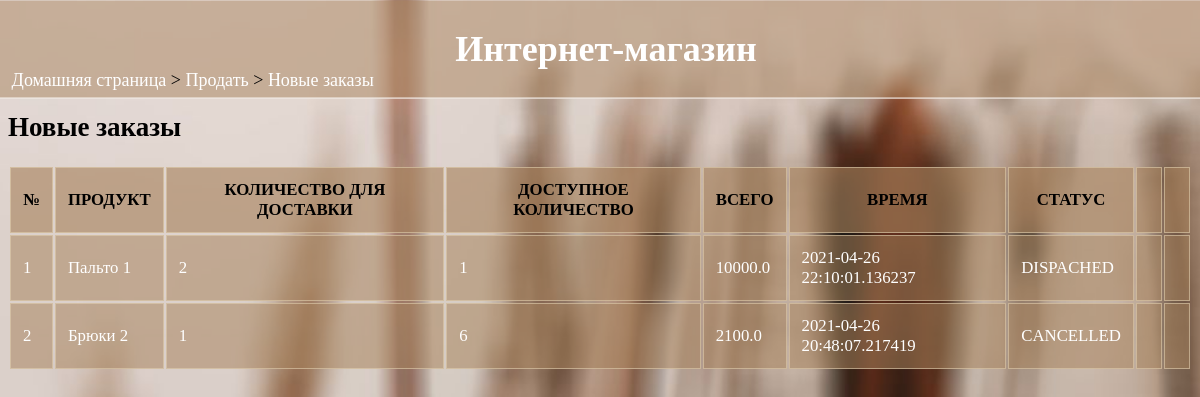
Before: /sell/neworders/ (signed in) with the older database file.
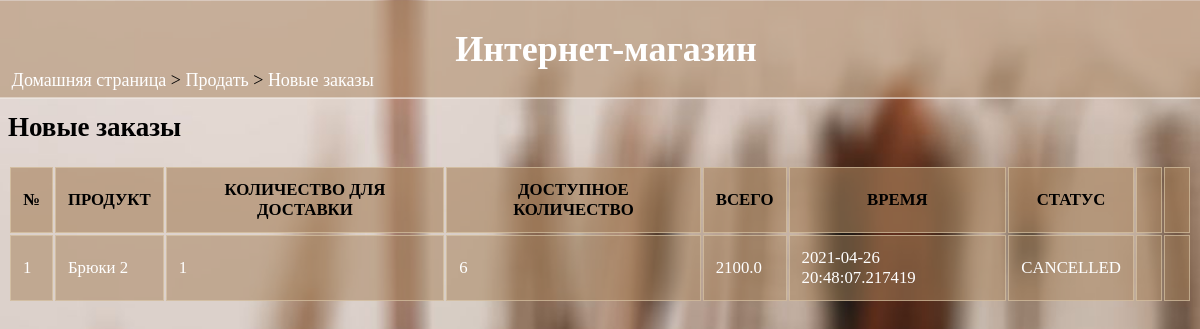
After: the same page with the newer database file.
### data/orders.py (models this page shows)
class Order(SqlAlchemyBase):
    __tablename__ = 'orders'
    orderID = sqlalchemy.Column(sqlalchemy.Integer, primary_key=True, autoincrement=True)
    custID = sqlalchemy.Column(sqlalchemy.Integer, sqlalchemy.ForeignKey("users.custID"))
    prodID = sqlalchemy.Column(sqlalchemy.Integer, sqlalchemy.ForeignKey("product.prodID"))
    quantity = sqlalchemy.Column(sqlalchemy.Integer)
    date = sqlalchemy.Column(sqlalchemy.DateTime, default=datetime.datetime.now)
    cost_price = sqlalchemy.Column(sqlalchemy.Float)
    sell_price = sqlalchemy.Column(sqlalchemy.Float)
    status = sqlalchemy.Column(sqlalchemy.Integer)

### data/product.py (models this page shows)
class Product(SqlAlchemyBase, UserMixin):
    __tablename__ = 'product'
    prodID = sqlalchemy.Column(sqlalchemy.Integer, primary_key=True, autoincrement=True)
    name = sqlalchemy.Column(sqlalchemy.String)
    quantity = sqlalchemy.Column(sqlalchemy.Integer)
    category = sqlalchemy.Column(sqlalchemy.String)
    cost_price = sqlalchemy.Column(sqlalchemy.Float)
    sell_price = sqlalchemy.Column(sqlalchemy.Float)
    description = sqlalchemy.Column(sqlalchemy.String)
    sellID = sqlalchemy.Column(sqlalchemy.Integer, sqlalchemy.ForeignKey("sellers.sellID"))

### shop.py (the view)
@app.route("/sell/neworders/")
def new_orders():
    if 'userid' not in session:
        return redirect(url_for('home'))
    if session['type'] == "Customer":
        abort(403)
    res = seller_orders(session['userid'])
    return render_template('new_orders.html', orders=res)

### data/db_session.py (called while the page is built)
def create_session() -> Session:
    global __factory
    return __factory()

### shop.py (called while the page is built)
def seller_orders(sellID):
    res = []
    db_sess = db_session.create_session()
    o = db_sess.query(Order.orderID, Order.prodID, Product.name, Order.quantity, Product.quantity, Order.cost_price,
                      Order.date, Order.status).filter(Order.prodID == Product.prodID, Product.sellID == sellID,
                                                       Order.status != 'RECIEVED').order_by(Order.date.desc()).all()
    if len(o) != 0:
        for i in o:
            res.append(i)
        return res
    else:
        res = ''
        return res

### templates/new_orders.html (shortened to what this page needs)
<html>
<head>
  <link rel="stylesheet" href="{{url_for('static', filename='main.css')}}">
</head>
<body>
  <div class="sticky">
    <h1>Интернет-магазин</h1>
  </div>
  <div class="nav">
    <p><a href="/">Домашняя страница</a> > <a href="/sell">Продать</a> > <a href="">Новые заказы</a></p>
  </div>
  <h2>Новые заказы</h2>
  {% if orders|length==0 %}
  <p>У Вас нет новых заказов.</p>
  {% else %}
  <table>
    <tr>
      <th>№</th><th>ПРОДУКТ</th><th>КОЛИЧЕСТВО ДЛЯ ДОСТАВКИ</th>
      <th>ДОСТУПНОЕ КОЛИЧЕСТВО</th><th>ВСЕГО</th><th>ВРЕМЯ</th><th>СТАТУС</th><th></th><th></th>
    </tr>
    {% set cnt={'val':1} %}
    {% for i in orders %}
    <tr>
      <td>{{cnt['val']}}</td><td><a href="/viewproduct/{{i[1]}}">{{i[2]}}</a></td><td>{{i[3]}}</td><td>{{i[4]}}</td>
      <td>{{i[5]}}</td><td>{{i[6]}}</td><td>{{i[7]}}</td>
      {% if i[7]=="PLACED" %}
      {% if i[3]<=i[4] %}
      <td><p class="press"><a href="/dispatch/{{i[0]}}">Отправить заказ</a></p></td>
      {% else %}
      <td>Недостаточный запас</td>
      {% endif %}
      <td><p class="press"><a href="/cancel/{{i[0]}}">Отменить заказ</a></p></td>
      {% else %}
      <td></td><td></td>
      {% endif %}
    </tr>
    {% endfor %}
  </table>
  {% endif %}
</body>
</html>

Changed rows visible on the page:
no longer on this page (row edited): Order: val "1", name "Пальто 1", quantity "2", quantity "1", cost_price "10000.0", date "2021-04-26 22:10:01.136237", status "DISPACHED"
computed for Order "CANCELLED": val "2" → "1"
